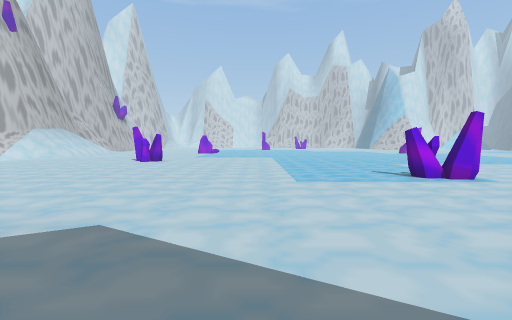
view 1 (above)

19 first-person views from a walk through a Unity game level. The camera is 1.2 m above the floor, tilts 4° down and sees 90° across. The floor is counted in squares, 1 m on a side. Each view is taken from the middle of a square. On the plan, view 1 faces up. The plan holds only what a view shows up to about 12 squares ahead; the rest is blank. The place goes on beyond the plan. The player character is not drawn.

view 2
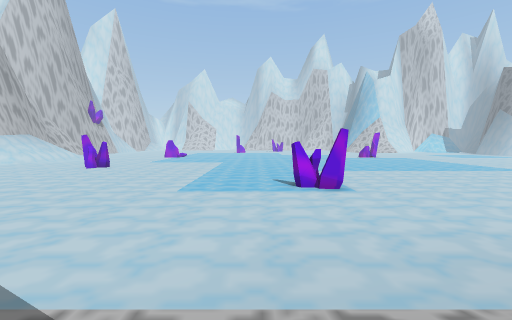

view 3
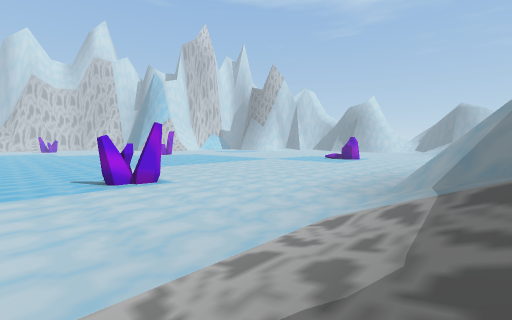

view 4
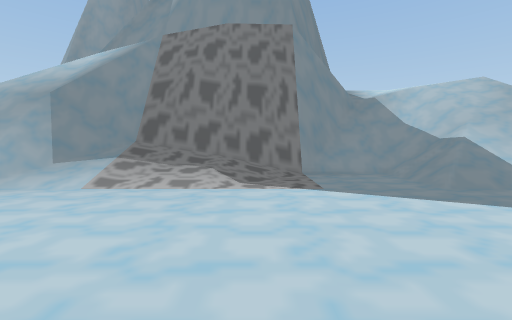

view 5
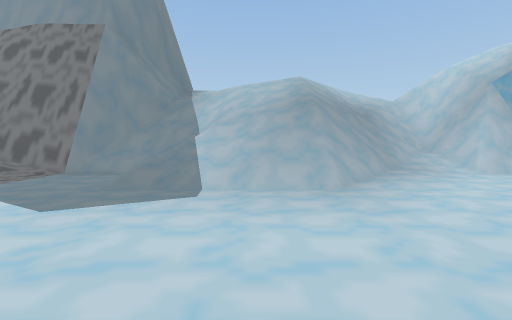

view 6
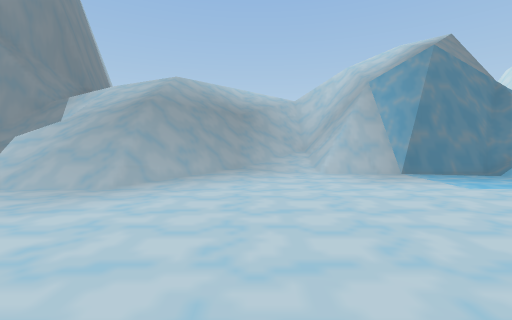

view 7
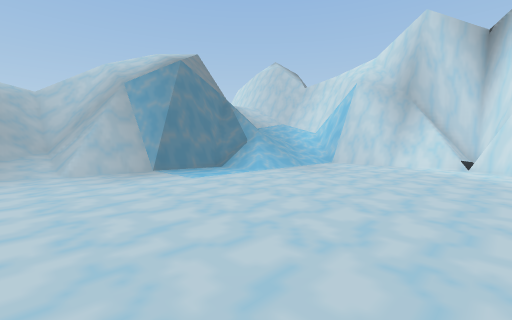

view 8
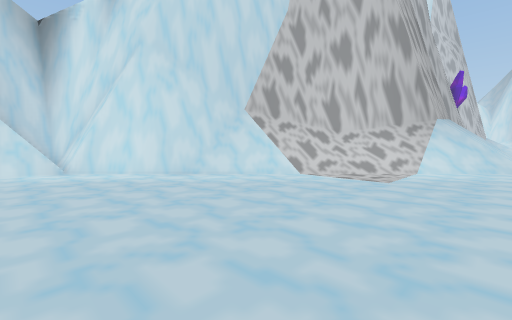

view 9
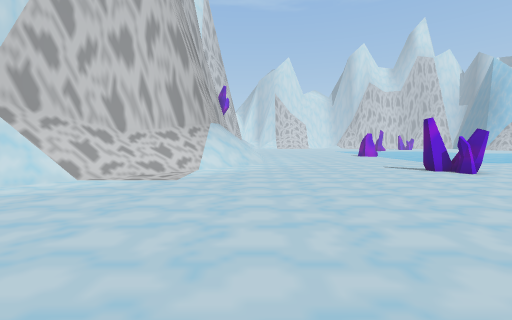

view 10
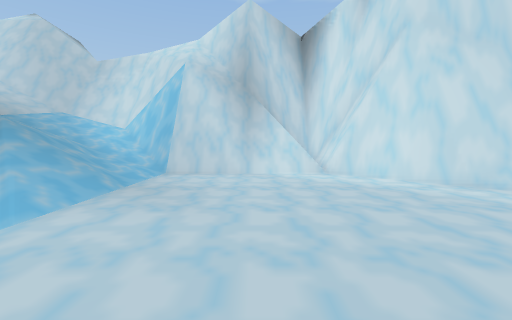

view 11
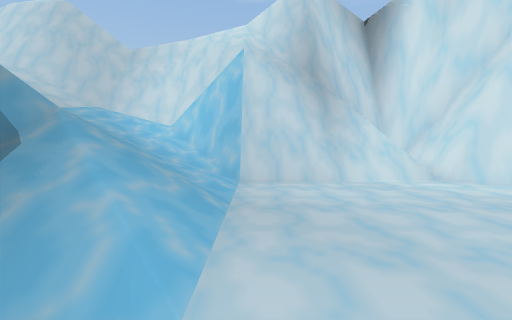

view 12
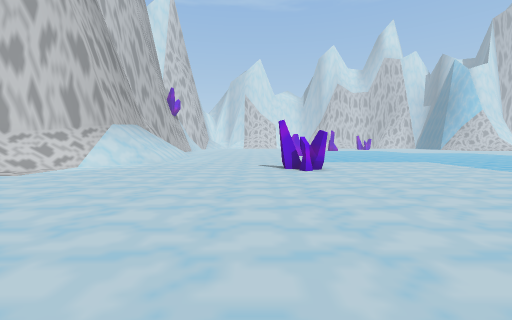

view 13
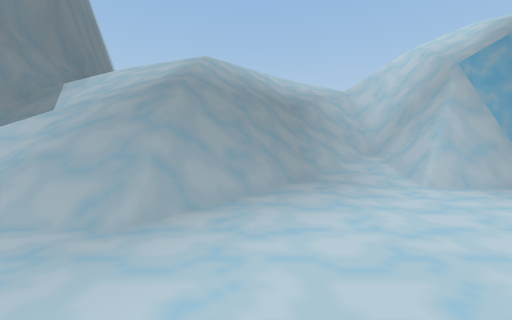

view 14
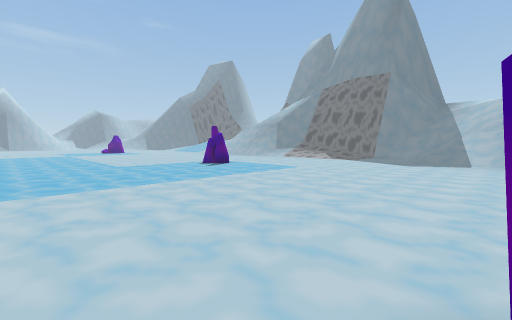

view 15
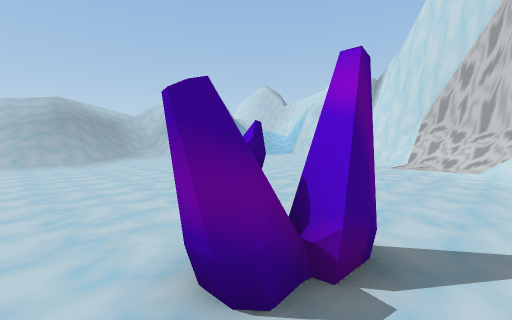

view 16
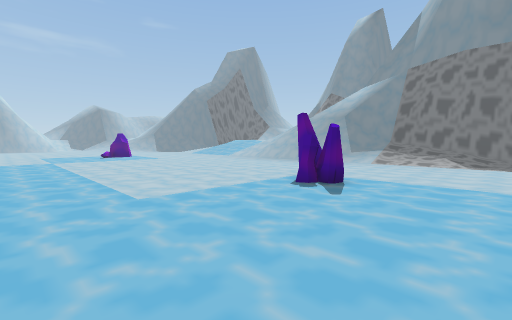

view 17
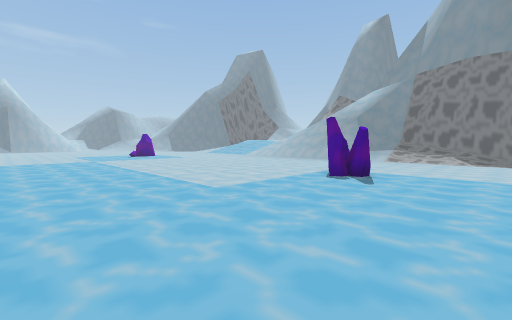

view 18
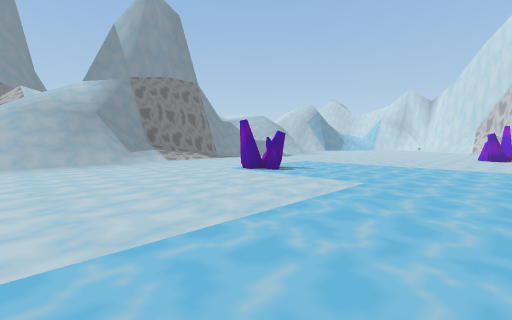

view 19
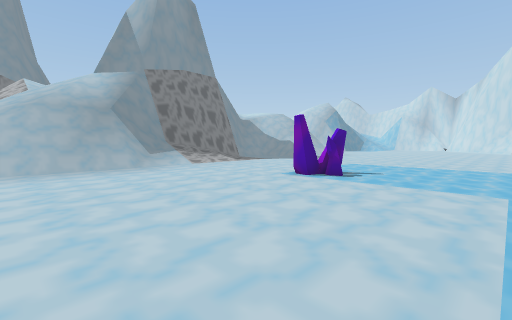

### Floor plan
Key: @ floor where view 1 was taken; # wall or solid block; . main floor; : floor 4.5 m higher than the main floor; / step, stairs or slope; = window, fence, low wall or low ledge; v drop or lower ground; C crystal.
Columns run from 30 left of view 1 to 15 right of it. Each row starts with its distance up from view 1.
 18          ##///................................
 17         ##///.........CC......................
 16        ##///...........CC.....................
 15       ##///...................................
 14      ####/....................................
 13      ###=.....................................
 12      ##=......................................
 11      ##.......................................
 10     ##..............................C.........
  9 #####...............................CC........
  8 ####.................................C........
  7 ###=..........................................
  6   #=..........................................
  5   #=..........................................
  4   #=..........................................
  3   #=..........................................
  2  ##=..........................................
  1 ###///////.........../=//////...../../////////
  0 ##////////........../=#//////.@..//////=v/////
 -1 #/////////........./##///////...//////#==/////
 -2 =////////######=///=#v/////////########vv/////
 -3 =//// //########///=v/////////########vv////
 -4 =///  /#=vvvvv##///v///////v####     vv////
 -5 =///      ///v##==v///////  =##
 -6 =//      ////vv##v////      ###
 -7 =/       ////vvvv////        ##
 -8 =:
 -9 =

Where each view was taken, in squares from view 1:
view 1: 0 up, 0 right, facing up
view 2: 1 down, 4 right, facing up
view 3: 1 down, 3 right, facing up-right
view 4: 8 up, 3 right, facing down
view 5: 8 up, 6 left, facing down
view 6: 8 up, 12 left, facing down
view 7: 9 up, 13 left, facing down-left
view 8: 6 up, 15 left, facing up-left
view 9: 6 up, 15 left, facing up
view 10: 5 up, 17 left, facing left
view 11: 2 up, 19 left, facing left
view 12: 5 up, 9 left, facing up
view 13: 5 up, 10 left, facing down
view 14: 18 up, 6 left, facing down-right
view 15: 18 up, 5 left, facing down-left
view 16: 16 up, 2 right, facing down-right
view 17: 18 up, 2 right, facing down-right
view 18: 17 up, 15 right, facing down-left
view 19: 14 up, 15 right, facing down-left
